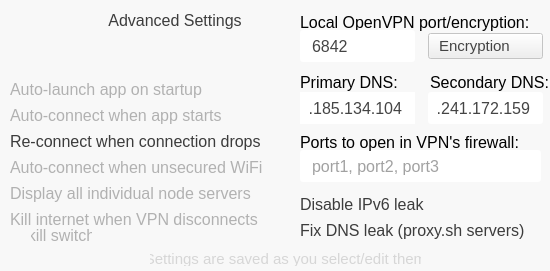
<?xml version="1.0" encoding="UTF-8"?>
<ui version="4.0">
 <class>Scr_Settings</class>
 <widget class="QDialog" name="Scr_Settings">
  <property name="geometry">
   <rect>
    <x>0</x>
    <y>0</y>
    <width>550</width>
    <height>271</height>
   </rect>
  </property>
  <property name="windowTitle">
   <string>Safejumper</string>
  </property>
  <widget class="QFrame" name="frame">
   <property name="geometry">
    <rect>
     <x>0</x>
     <y>0</y>
     <width>551</width>
     <height>271</height>
    </rect>
   </property>
   <property name="styleSheet">
    <string notr="true">QFrame
{
	background-color: #f8f8f8;
	border: 0;
}</string>
   </property>
   <property name="frameShape">
    <enum>QFrame::StyledPanel</enum>
   </property>
   <property name="frameShadow">
    <enum>QFrame::Raised</enum>
   </property>
   <widget class="QPushButton" name="b_AdvSettings">
    <property name="geometry">
     <rect>
      <x>90</x>
      <y>6</y>
      <width>170</width>
      <height>28</height>
     </rect>
    </property>
    <property name="font">
     <font>
      <family>Helvetica Neue</family>
      <pointsize>12</pointsize>
     </font>
    </property>
    <property name="focusPolicy">
     <enum>Qt::NoFocus</enum>
    </property>
    <property name="styleSheet">
     <string notr="true">QPushButton
{
	border:0px;
color: #3c3c3c;
background: transparent;
border-image: url(:/imgs/b-adv-settings.png);
}</string>
    </property>
    <property name="text">
     <string>Advanced Settings</string>
    </property>
   </widget>
   <widget class="QPushButton" name="b_Showlogs">
    <property name="geometry">
     <rect>
      <x>90</x>
      <y>40</y>
      <width>80</width>
      <height>25</height>
     </rect>
    </property>
    <property name="cursor">
     <cursorShape>PointingHandCursor</cursorShape>
    </property>
    <property name="focusPolicy">
     <enum>Qt::NoFocus</enum>
    </property>
    <property name="styleSheet">
     <string notr="true">QPushButton
{
	border:0px;
	color: #ffffff;
	border-image: url(:/imgs/b-showlogs-norm.png);
}
QPushButton:hover:!pressed
{
	border-image: url(:/imgs/b-showlogs-hover.png);
}
QPushButton:pressed
{
	border-image: url(:/imgs/b-showlogs-pressed.png);
}</string>
    </property>
    <property name="text">
     <string/>
    </property>
   </widget>
   <widget class="QPushButton" name="b_Update">
    <property name="geometry">
     <rect>
      <x>180</x>
      <y>40</y>
      <width>80</width>
      <height>25</height>
     </rect>
    </property>
    <property name="cursor">
     <cursorShape>PointingHandCursor</cursorShape>
    </property>
    <property name="focusPolicy">
     <enum>Qt::NoFocus</enum>
    </property>
    <property name="styleSheet">
     <string notr="true">QPushButton
{
	border:0px;
	color: #ffffff;
	border-image: url(:/imgs/b-update-norm.png);
}
QPushButton:hover:!pressed
{
	border-image: url(:/imgs/b-update-hover.png);
}
QPushButton:pressed
{
	border-image: url(:/imgs/b-update-pressed.png);
}</string>
    </property>
    <property name="text">
     <string/>
    </property>
   </widget>
   <widget class="QPushButton" name="cb_Startup">
    <property name="enabled">
     <bool>true</bool>
    </property>
    <property name="geometry">
     <rect>
      <x>10</x>
      <y>80</y>
      <width>255</width>
      <height>18</height>
     </rect>
    </property>
    <property name="font">
     <font>
      <family>Helvetica Neue</family>
      <pointsize>12</pointsize>
     </font>
    </property>
    <property name="cursor">
     <cursorShape>PointingHandCursor</cursorShape>
    </property>
    <property name="focusPolicy">
     <enum>Qt::NoFocus</enum>
    </property>
    <property name="styleSheet">
     <string notr="true">QPushButton
{
	border:0px;
	color: #b1b1b1;
border-image: url(:/imgs/cb-row-norm.png);

image-position: left;
text-align: left;
}
QPushButton:checked
{
color: #3c3c3c;
border-image: url(:/imgs/cb-row-checked.png);
}
</string>
    </property>
    <property name="text">
     <string>Auto-launch app on startup</string>
    </property>
    <property name="icon">
     <iconset resource="imgs.qrc">
      <normaloff>:/imgs/cb-empty.png</normaloff>:/imgs/cb-empty.png</iconset>
    </property>
    <property name="iconSize">
     <size>
      <width>17</width>
      <height>17</height>
     </size>
    </property>
    <property name="checkable">
     <bool>true</bool>
    </property>
    <property name="checked">
     <bool>false</bool>
    </property>
   </widget>
   <widget class="QPushButton" name="b_LogoBack">
    <property name="geometry">
     <rect>
      <x>6</x>
      <y>10</y>
      <width>71</width>
      <height>57</height>
     </rect>
    </property>
    <property name="cursor">
     <cursorShape>PointingHandCursor</cursorShape>
    </property>
    <property name="focusPolicy">
     <enum>Qt::NoFocus</enum>
    </property>
    <property name="styleSheet">
     <string notr="true">QPushButton
{
	border:0px;
	color: #ff0000;
background: transparent;
border-image: url(:/imgs/logo3-norm.png);
}
QPushButton:hover
{
border-image: url(:/imgs/logo3.png);
}</string>
    </property>
    <property name="text">
     <string/>
    </property>
   </widget>
   <widget class="QLabel" name="L_Bottom">
    <property name="geometry">
     <rect>
      <x>150</x>
      <y>250</y>
      <width>271</width>
      <height>16</height>
     </rect>
    </property>
    <property name="font">
     <font>
      <pointsize>11</pointsize>
     </font>
    </property>
    <property name="styleSheet">
     <string notr="true">QLabel
{
color: #d6d6d6;
padding: 0;
margin: 0;
background: transparent;
}</string>
    </property>
    <property name="text">
     <string>Settings are saved as you select/edit them</string>
    </property>
    <property name="alignment">
     <set>Qt::AlignHCenter|Qt::AlignTop</set>
    </property>
   </widget>
   <widget class="QGraphicsView" name="vline_1">
    <property name="geometry">
     <rect>
      <x>280</x>
      <y>5</y>
      <width>2</width>
      <height>240</height>
     </rect>
    </property>
    <property name="styleSheet">
     <string notr="true">QGraphicsView
{
	border-image: url(:/imgs/v-line-settings.png);
}</string>
    </property>
    <property name="interactive">
     <bool>false</bool>
    </property>
   </widget>
   <widget class="QPushButton" name="cb_AutoConnect">
    <property name="enabled">
     <bool>true</bool>
    </property>
    <property name="geometry">
     <rect>
      <x>10</x>
      <y>106</y>
      <width>255</width>
      <height>18</height>
     </rect>
    </property>
    <property name="font">
     <font>
      <family>Helvetica Neue</family>
      <pointsize>12</pointsize>
     </font>
    </property>
    <property name="cursor">
     <cursorShape>PointingHandCursor</cursorShape>
    </property>
    <property name="focusPolicy">
     <enum>Qt::NoFocus</enum>
    </property>
    <property name="styleSheet">
     <string notr="true">QPushButton
{
	border:0px;
	color: #b1b1b1;
border-image: url(:/imgs/cb-row-norm.png);

image-position: left;
text-align: left;
}
QPushButton:checked
{
color: #3c3c3c;
border-image: url(:/imgs/cb-row-checked.png);
}
</string>
    </property>
    <property name="text">
     <string>Auto-connect when app starts</string>
    </property>
    <property name="icon">
     <iconset resource="imgs.qrc">
      <normaloff>:/imgs/cb-empty.png</normaloff>:/imgs/cb-empty.png</iconset>
    </property>
    <property name="iconSize">
     <size>
      <width>17</width>
      <height>17</height>
     </size>
    </property>
    <property name="checkable">
     <bool>true</bool>
    </property>
    <property name="checked">
     <bool>false</bool>
    </property>
   </widget>
   <widget class="QPushButton" name="cb_Reconnect">
    <property name="enabled">
     <bool>true</bool>
    </property>
    <property name="geometry">
     <rect>
      <x>10</x>
      <y>132</y>
      <width>255</width>
      <height>18</height>
     </rect>
    </property>
    <property name="font">
     <font>
      <family>Helvetica Neue</family>
      <pointsize>12</pointsize>
     </font>
    </property>
    <property name="cursor">
     <cursorShape>PointingHandCursor</cursorShape>
    </property>
    <property name="focusPolicy">
     <enum>Qt::NoFocus</enum>
    </property>
    <property name="styleSheet">
     <string notr="true">QPushButton
{
	border:0px;
	color: #b1b1b1;
border-image: url(:/imgs/cb-row-norm.png);

image-position: left;
text-align: left;
}
QPushButton:checked
{
color: #3c3c3c;
border-image: url(:/imgs/cb-row-checked.png);
}
</string>
    </property>
    <property name="text">
     <string>Re-connect when connection drops</string>
    </property>
    <property name="icon">
     <iconset resource="imgs.qrc">
      <normaloff>:/imgs/cb-empty.png</normaloff>:/imgs/cb-empty.png</iconset>
    </property>
    <property name="iconSize">
     <size>
      <width>17</width>
      <height>17</height>
     </size>
    </property>
    <property name="checkable">
     <bool>true</bool>
    </property>
    <property name="checked">
     <bool>true</bool>
    </property>
   </widget>
   <widget class="QPushButton" name="cb_InsecureWiFi">
    <property name="enabled">
     <bool>true</bool>
    </property>
    <property name="geometry">
     <rect>
      <x>10</x>
      <y>158</y>
      <width>255</width>
      <height>18</height>
     </rect>
    </property>
    <property name="font">
     <font>
      <family>Helvetica Neue</family>
      <pointsize>12</pointsize>
      <strikeout>false</strikeout>
      <kerning>true</kerning>
     </font>
    </property>
    <property name="cursor">
     <cursorShape>PointingHandCursor</cursorShape>
    </property>
    <property name="focusPolicy">
     <enum>Qt::NoFocus</enum>
    </property>
    <property name="styleSheet">
     <string notr="true">QPushButton
{
	border:0px;
	color: #b1b1b1;
border-image: url(:/imgs/cb-row-norm.png);

image-position: left;
text-align: left;
}
QPushButton:checked
{
color: #3c3c3c;
border-image: url(:/imgs/cb-row-checked.png);
}
</string>
    </property>
    <property name="text">
     <string>Auto-connect when unsecured WiFi</string>
    </property>
    <property name="icon">
     <iconset resource="imgs.qrc">
      <normaloff>:/imgs/cb-empty.png</normaloff>:/imgs/cb-empty.png</iconset>
    </property>
    <property name="iconSize">
     <size>
      <width>17</width>
      <height>17</height>
     </size>
    </property>
    <property name="checkable">
     <bool>true</bool>
    </property>
    <property name="checked">
     <bool>false</bool>
    </property>
   </widget>
   <widget class="QPushButton" name="cb_ShowNodes">
    <property name="enabled">
     <bool>true</bool>
    </property>
    <property name="geometry">
     <rect>
      <x>10</x>
      <y>184</y>
      <width>255</width>
      <height>18</height>
     </rect>
    </property>
    <property name="font">
     <font>
      <family>Helvetica Neue</family>
      <pointsize>12</pointsize>
     </font>
    </property>
    <property name="cursor">
     <cursorShape>PointingHandCursor</cursorShape>
    </property>
    <property name="focusPolicy">
     <enum>Qt::NoFocus</enum>
    </property>
    <property name="styleSheet">
     <string notr="true">QPushButton
{
	border:0px;
	color: #b1b1b1;
border-image: url(:/imgs/cb-row-norm.png);

image-position: left;
text-align: left;
}
QPushButton:checked
{
color: #3c3c3c;
border-image: url(:/imgs/cb-row-checked.png);
}
</string>
    </property>
    <property name="text">
     <string>Display all individual node servers</string>
    </property>
    <property name="icon">
     <iconset resource="imgs.qrc">
      <normaloff>:/imgs/cb-empty.png</normaloff>:/imgs/cb-empty.png</iconset>
    </property>
    <property name="iconSize">
     <size>
      <width>17</width>
      <height>17</height>
     </size>
    </property>
    <property name="checkable">
     <bool>true</bool>
    </property>
    <property name="checked">
     <bool>false</bool>
    </property>
   </widget>
   <widget class="QPushButton" name="cb_BlockOnDisconnect">
    <property name="enabled">
     <bool>true</bool>
    </property>
    <property name="geometry">
     <rect>
      <x>10</x>
      <y>210</y>
      <width>255</width>
      <height>18</height>
     </rect>
    </property>
    <property name="font">
     <font>
      <family>Helvetica Neue</family>
      <pointsize>12</pointsize>
     </font>
    </property>
    <property name="cursor">
     <cursorShape>PointingHandCursor</cursorShape>
    </property>
    <property name="focusPolicy">
     <enum>Qt::NoFocus</enum>
    </property>
    <property name="styleSheet">
     <string notr="true">QPushButton
{
	border:0px;
	color: #b1b1b1;
border-image: url(:/imgs/cb-row-norm.png);

image-position: left;
text-align: left;
}
QPushButton:checked
{
color: #3c3c3c;
border-image: url(:/imgs/cb-row-checked.png);
}</string>
    </property>
    <property name="text">
     <string>Kill internet when VPN disconnects</string>
    </property>
    <property name="icon">
     <iconset resource="imgs.qrc">
      <normaloff>:/imgs/cb-empty.png</normaloff>:/imgs/cb-empty.png</iconset>
    </property>
    <property name="iconSize">
     <size>
      <width>17</width>
      <height>17</height>
     </size>
    </property>
    <property name="checkable">
     <bool>true</bool>
    </property>
    <property name="checked">
     <bool>false</bool>
    </property>
   </widget>
   <widget class="QFrame" name="frame_2">
    <property name="geometry">
     <rect>
      <x>300</x>
      <y>10</y>
      <width>251</width>
      <height>241</height>
     </rect>
    </property>
    <property name="styleSheet">
     <string notr="true">QFrame
{
	background-color: #f8f8f8;
	border: 0;
}</string>
    </property>
    <property name="frameShape">
     <enum>QFrame::StyledPanel</enum>
    </property>
    <property name="frameShadow">
     <enum>QFrame::Raised</enum>
    </property>
    <widget class="QPushButton" name="cb_DisableIpv6">
     <property name="enabled">
      <bool>true</bool>
     </property>
     <property name="geometry">
      <rect>
       <x>0</x>
       <y>185</y>
       <width>255</width>
       <height>18</height>
      </rect>
     </property>
     <property name="font">
      <font>
       <family>Helvetica Neue</family>
       <pointsize>12</pointsize>
      </font>
     </property>
     <property name="cursor">
      <cursorShape>PointingHandCursor</cursorShape>
     </property>
     <property name="focusPolicy">
      <enum>Qt::NoFocus</enum>
     </property>
     <property name="styleSheet">
      <string notr="true">QPushButton
{
	border:0px;
	color: #b1b1b1;
border-image: url(:/imgs/cb-row-norm.png);

image-position: left;
text-align: left;
}
QPushButton:checked
{
color: #3c3c3c;
border-image: url(:/imgs/cb-row-checked.png);
}
</string>
     </property>
     <property name="text">
      <string>Disable IPv6 leak</string>
     </property>
     <property name="icon">
      <iconset resource="imgs.qrc">
       <normaloff>:/imgs/cb-empty.png</normaloff>:/imgs/cb-empty.png</iconset>
     </property>
     <property name="iconSize">
      <size>
       <width>17</width>
       <height>17</height>
      </size>
     </property>
     <property name="checkable">
      <bool>true</bool>
     </property>
     <property name="checked">
      <bool>true</bool>
     </property>
    </widget>
    <widget class="QPushButton" name="cb_FixDnsLeak">
     <property name="enabled">
      <bool>true</bool>
     </property>
     <property name="geometry">
      <rect>
       <x>0</x>
       <y>211</y>
       <width>255</width>
       <height>18</height>
      </rect>
     </property>
     <property name="font">
      <font>
       <family>Helvetica Neue</family>
       <pointsize>12</pointsize>
      </font>
     </property>
     <property name="cursor">
      <cursorShape>PointingHandCursor</cursorShape>
     </property>
     <property name="focusPolicy">
      <enum>Qt::NoFocus</enum>
     </property>
     <property name="styleSheet">
      <string notr="true">QPushButton
{
	border:0px;
	color: #b1b1b1;
border-image: url(:/imgs/cb-row-norm.png);

image-position: left;
text-align: left;
}
QPushButton:checked
{
color: #3c3c3c;
border-image: url(:/imgs/cb-row-checked.png);
}
</string>
     </property>
     <property name="text">
      <string>Fix DNS leak (proxy.sh servers)</string>
     </property>
     <property name="icon">
      <iconset resource="imgs.qrc">
       <normaloff>:/imgs/cb-empty.png</normaloff>:/imgs/cb-empty.png</iconset>
     </property>
     <property name="iconSize">
      <size>
       <width>17</width>
       <height>17</height>
      </size>
     </property>
     <property name="checkable">
      <bool>true</bool>
     </property>
     <property name="checked">
      <bool>true</bool>
     </property>
    </widget>
    <widget class="QLabel" name="L_Country">
     <property name="geometry">
      <rect>
       <x>0</x>
       <y>3</y>
       <width>241</width>
       <height>20</height>
      </rect>
     </property>
     <property name="font">
      <font>
       <family>Helvetica Neue</family>
       <pointsize>12</pointsize>
       <weight>50</weight>
       <bold>false</bold>
      </font>
     </property>
     <property name="styleSheet">
      <string notr="true">QLabel
{
background: transparent;
}</string>
     </property>
     <property name="text">
      <string>Local OpenVPN port/encryption:</string>
     </property>
     <property name="alignment">
      <set>Qt::AlignLeading|Qt::AlignLeft|Qt::AlignTop</set>
     </property>
    </widget>
    <widget class="QLineEdit" name="e_LocalPort">
     <property name="geometry">
      <rect>
       <x>0</x>
       <y>20</y>
       <width>115</width>
       <height>32</height>
      </rect>
     </property>
     <property name="font">
      <font>
       <family>Helvetica Neue</family>
       <pointsize>12</pointsize>
      </font>
     </property>
     <property name="toolTipDuration">
      <number>-5</number>
     </property>
     <property name="autoFillBackground">
      <bool>false</bool>
     </property>
     <property name="styleSheet">
      <string notr="true">QLineEdit
{
border-radius: 3px;
padding: 2px 10px 2px 10px;
border: 0 transparent #b8d4e9;
color: #444444;
border-image: url(:/imgs/e-ip-inactive.png);
}
QLineEdit:focus
{
border-image: url(:/imgs/e-ip-active.png);
}</string>
     </property>
     <property name="text">
      <string>6842</string>
     </property>
     <property name="placeholderText">
      <string>port</string>
     </property>
    </widget>
    <widget class="QComboBox" name="dd_Encryption">
     <property name="enabled">
      <bool>false</bool>
     </property>
     <property name="geometry">
      <rect>
       <x>128</x>
       <y>23</y>
       <width>115</width>
       <height>26</height>
      </rect>
     </property>
     <property name="font">
      <font>
       <family>Helvetica Neue</family>
       <pointsize>11</pointsize>
      </font>
     </property>
     <property name="styleSheet">
      <string notr="true">QComboBox
{
color: #444444;

border-image: url(:/imgs/dd-encryption.png);
}
QComboBox QAbstractItemView 
{
subcontrol-origin: margin;
subcontrol-position: top left;
}
QComboBox::drop-down 
{
width: 25px;
border-top-right-radius: 3px;
border-bottom-right-radius: 3px;
}
QComboBox::down-arrow 
{
image: none;
width: 25px;
height: 25px;
}
QComboBox::down-arrow:hover
{
image: none;
width: 25px;
height: 25px;
}

QComboBox {
	padding-left: 10px;
	padding-right: 0px; /* space for the arrow */
}

QComboBox::drop-down {
	subcontrol-origin: top;
	subcontrol-position: top right;
	width: 0px;
	border-style: none;
	border-image: none;
}
</string>
     </property>
     <item>
      <property name="text">
       <string>Encryption</string>
      </property>
     </item>
    </widget>
    <widget class="QLineEdit" name="e_PrimaryDns">
     <property name="geometry">
      <rect>
       <x>0</x>
       <y>82</y>
       <width>115</width>
       <height>32</height>
      </rect>
     </property>
     <property name="font">
      <font>
       <family>Helvetica Neue</family>
       <pointsize>12</pointsize>
      </font>
     </property>
     <property name="toolTipDuration">
      <number>-5</number>
     </property>
     <property name="autoFillBackground">
      <bool>false</bool>
     </property>
     <property name="styleSheet">
      <string notr="true">QLineEdit
{
padding: 2px 10px 2px 10px;
border: 0 transparent #b8d4e9;
color: #444444;
border-image: url(:/imgs/e-ip-inactive.png);
}
QLineEdit:focus
{
border-image: url(:/imgs/e-ip-active.png);
}</string>
     </property>
     <property name="inputMask">
      <string notr="true"/>
     </property>
     <property name="text">
      <string notr="true">146.185.134.104</string>
     </property>
     <property name="placeholderText">
      <string>___.___.___.___</string>
     </property>
    </widget>
    <widget class="QLabel" name="L_Country_2">
     <property name="geometry">
      <rect>
       <x>0</x>
       <y>63</y>
       <width>121</width>
       <height>20</height>
      </rect>
     </property>
     <property name="font">
      <font>
       <family>Helvetica Neue</family>
       <pointsize>12</pointsize>
       <weight>50</weight>
       <bold>false</bold>
      </font>
     </property>
     <property name="styleSheet">
      <string notr="true">QLabel
{
background: transparent;
}</string>
     </property>
     <property name="text">
      <string>Primary DNS:</string>
     </property>
     <property name="alignment">
      <set>Qt::AlignLeading|Qt::AlignLeft|Qt::AlignTop</set>
     </property>
    </widget>
    <widget class="QLineEdit" name="e_SecondaryDns">
     <property name="geometry">
      <rect>
       <x>128</x>
       <y>82</y>
       <width>115</width>
       <height>32</height>
      </rect>
     </property>
     <property name="font">
      <font>
       <family>Helvetica Neue</family>
       <pointsize>12</pointsize>
      </font>
     </property>
     <property name="toolTipDuration">
      <number>-5</number>
     </property>
     <property name="autoFillBackground">
      <bool>false</bool>
     </property>
     <property name="styleSheet">
      <string notr="true">QLineEdit
{
border-radius: 3px;
padding: 2px 10px 2px 10px;
border: 0 transparent #b8d4e9;
color: #444444;
border-image: url(:/imgs/e-ip-inactive.png);
}
QLineEdit:focus
{
border-image: url(:/imgs/e-ip-active.png);
}</string>
     </property>
     <property name="inputMask">
      <string notr="true"/>
     </property>
     <property name="text">
      <string notr="true">192.241.172.159</string>
     </property>
     <property name="placeholderText">
      <string>___.___.___.___</string>
     </property>
    </widget>
    <widget class="QLabel" name="L_Country_3">
     <property name="geometry">
      <rect>
       <x>130</x>
       <y>63</y>
       <width>121</width>
       <height>20</height>
      </rect>
     </property>
     <property name="font">
      <font>
       <family>Helvetica Neue</family>
       <pointsize>12</pointsize>
       <weight>50</weight>
       <bold>false</bold>
      </font>
     </property>
     <property name="styleSheet">
      <string notr="true">QLabel
{
background: transparent;
}</string>
     </property>
     <property name="text">
      <string>Secondary DNS:</string>
     </property>
     <property name="alignment">
      <set>Qt::AlignLeading|Qt::AlignLeft|Qt::AlignTop</set>
     </property>
    </widget>
    <widget class="QLineEdit" name="e_Ports">
     <property name="geometry">
      <rect>
       <x>0</x>
       <y>140</y>
       <width>241</width>
       <height>32</height>
      </rect>
     </property>
     <property name="font">
      <font>
       <family>Helvetica Neue</family>
       <pointsize>12</pointsize>
      </font>
     </property>
     <property name="toolTipDuration">
      <number>-5</number>
     </property>
     <property name="autoFillBackground">
      <bool>false</bool>
     </property>
     <property name="styleSheet">
      <string notr="true">QLineEdit
{
border-radius: 3px;
padding: 2px 10px 2px 10px;
border: 0 transparent #b8d4e9;
color: #444444;

border-image: url(:/imgs/e-inactive-241.png);
}
QLineEdit:focus
{
border-image: url(:/imgs/e-active-241.png);
}</string>
     </property>
     <property name="text">
      <string/>
     </property>
     <property name="placeholderText">
      <string>port1, port2, port3</string>
     </property>
    </widget>
    <widget class="QLabel" name="L_Country_4">
     <property name="geometry">
      <rect>
       <x>0</x>
       <y>123</y>
       <width>241</width>
       <height>20</height>
      </rect>
     </property>
     <property name="font">
      <font>
       <family>Helvetica Neue</family>
       <pointsize>12</pointsize>
       <weight>50</weight>
       <bold>false</bold>
      </font>
     </property>
     <property name="styleSheet">
      <string notr="true">QLabel
{
background: transparent;
}</string>
     </property>
     <property name="text">
      <string>Ports to open in VPN's firewall:</string>
     </property>
     <property name="alignment">
      <set>Qt::AlignLeading|Qt::AlignLeft|Qt::AlignTop</set>
     </property>
    </widget>
    <widget class="QListView" name="lv_Encryption">
     <property name="geometry">
      <rect>
       <x>-10</x>
       <y>300</y>
       <width>256</width>
       <height>192</height>
      </rect>
     </property>
     <property name="font">
      <font>
       <family>Helvetica Neue</family>
       <pointsize>11</pointsize>
      </font>
     </property>
     <property name="styleSheet">
      <string notr="true">QListView
{
background: solid #f7f7f7;
}
QListView::item 
{
color: #202020;
height: 24;
border-image: url(:/imgs/dd-row.png);
background: solid #f7f7f7;
}
QListView::item:selected
{
border-image: url(:/imgs/dd-encryption-selection.png);
}</string>
     </property>
    </widget>
   </widget>
   <widget class="QPushButton" name="b_BlockOnDisconnect_Line2">
    <property name="enabled">
     <bool>true</bool>
    </property>
    <property name="geometry">
     <rect>
      <x>31</x>
      <y>225</y>
      <width>61</width>
      <height>20</height>
     </rect>
    </property>
    <property name="font">
     <font>
      <family>Helvetica Neue</family>
      <pointsize>12</pointsize>
     </font>
    </property>
    <property name="cursor">
     <cursorShape>PointingHandCursor</cursorShape>
    </property>
    <property name="focusPolicy">
     <enum>Qt::NoFocus</enum>
    </property>
    <property name="styleSheet">
     <string notr="true">QPushButton
{
border:0px;
color: #b1b1b1;
background: transparent;
}
QPushButton:checked
{
color: #3c3c3c;
}</string>
    </property>
    <property name="text">
     <string>(kill switch)</string>
    </property>
    <property name="checkable">
     <bool>true</bool>
    </property>
    <property name="checked">
     <bool>false</bool>
    </property>
   </widget>
  </widget>
 </widget>
 <resources>
  <include location="imgs.qrc"/>
 </resources>
 <connections>
  <connection>
   <sender>b_LogoBack</sender>
   <signal>clicked()</signal>
   <receiver>Scr_Settings</receiver>
   <slot>ToScr_Connect()</slot>
   <hints>
    <hint type="sourcelabel">
     <x>41</x>
     <y>38</y>
    </hint>
    <hint type="destinationlabel">
     <x>274</x>
     <y>135</y>
    </hint>
   </hints>
  </connection>
  <connection>
   <sender>cb_BlockOnDisconnect</sender>
   <signal>toggled(bool)</signal>
   <receiver>Scr_Settings</receiver>
   <slot>Toggle_BlockOnDisconnect_Line2(bool)</slot>
   <hints>
    <hint type="sourcelabel">
     <x>137</x>
     <y>218</y>
    </hint>
    <hint type="destinationlabel">
     <x>61</x>
     <y>234</y>
    </hint>
   </hints>
  </connection>
  <connection>
   <sender>b_BlockOnDisconnect_Line2</sender>
   <signal>toggled(bool)</signal>
   <receiver>Scr_Settings</receiver>
   <slot>Toggle_cb_BlockOnDisconnect(bool)</slot>
   <hints>
    <hint type="sourcelabel">
     <x>61</x>
     <y>234</y>
    </hint>
    <hint type="destinationlabel">
     <x>274</x>
     <y>135</y>
    </hint>
   </hints>
  </connection>
  <connection>
   <sender>e_PrimaryDns</sender>
   <signal>editingFinished()</signal>
   <receiver>Scr_Settings</receiver>
   <slot>Validate_e_Dns()</slot>
   <hints>
    <hint type="sourcelabel">
     <x>357</x>
     <y>115</y>
    </hint>
    <hint type="destinationlabel">
     <x>274</x>
     <y>135</y>
    </hint>
   </hints>
  </connection>
  <connection>
   <sender>e_SecondaryDns</sender>
   <signal>editingFinished()</signal>
   <receiver>Scr_Settings</receiver>
   <slot>Validate_e_SecondaryDns()</slot>
   <hints>
    <hint type="sourcelabel">
     <x>485</x>
     <y>115</y>
    </hint>
    <hint type="destinationlabel">
     <x>274</x>
     <y>135</y>
    </hint>
   </hints>
  </connection>
  <connection>
   <sender>b_Showlogs</sender>
   <signal>clicked()</signal>
   <receiver>Scr_Settings</receiver>
   <slot>ToScr_Logs()</slot>
   <hints>
    <hint type="sourcelabel">
     <x>129</x>
     <y>52</y>
    </hint>
    <hint type="destinationlabel">
     <x>274</x>
     <y>135</y>
    </hint>
   </hints>
  </connection>
  <connection>
   <sender>e_LocalPort</sender>
   <signal>editingFinished()</signal>
   <receiver>Scr_Settings</receiver>
   <slot>Validate_e_LocalPort()</slot>
   <hints>
    <hint type="sourcelabel">
     <x>357</x>
     <y>45</y>
    </hint>
    <hint type="destinationlabel">
     <x>274</x>
     <y>135</y>
    </hint>
   </hints>
  </connection>
  <connection>
   <sender>e_Ports</sender>
   <signal>editingFinished()</signal>
   <receiver>Scr_Settings</receiver>
   <slot>Validate_e_Ports()</slot>
   <hints>
    <hint type="sourcelabel">
     <x>420</x>
     <y>165</y>
    </hint>
    <hint type="destinationlabel">
     <x>274</x>
     <y>135</y>
    </hint>
   </hints>
  </connection>
  <connection>
   <sender>cb_Startup</sender>
   <signal>toggled(bool)</signal>
   <receiver>Scr_Settings</receiver>
   <slot>Toggle_cb_Startup(bool)</slot>
   <hints>
    <hint type="sourcelabel">
     <x>137</x>
     <y>88</y>
    </hint>
    <hint type="destinationlabel">
     <x>274</x>
     <y>135</y>
    </hint>
   </hints>
  </connection>
  <connection>
   <sender>cb_AutoConnect</sender>
   <signal>toggled(bool)</signal>
   <receiver>Scr_Settings</receiver>
   <slot>Toggle_cb_AutoConnect(bool)</slot>
   <hints>
    <hint type="sourcelabel">
     <x>137</x>
     <y>114</y>
    </hint>
    <hint type="destinationlabel">
     <x>274</x>
     <y>135</y>
    </hint>
   </hints>
  </connection>
  <connection>
   <sender>cb_Reconnect</sender>
   <signal>toggled(bool)</signal>
   <receiver>Scr_Settings</receiver>
   <slot>Toggle_cb_Reconnect(bool)</slot>
   <hints>
    <hint type="sourcelabel">
     <x>137</x>
     <y>140</y>
    </hint>
    <hint type="destinationlabel">
     <x>274</x>
     <y>135</y>
    </hint>
   </hints>
  </connection>
  <connection>
   <sender>cb_InsecureWiFi</sender>
   <signal>toggled(bool)</signal>
   <receiver>Scr_Settings</receiver>
   <slot>Toggle_cb_InsecureWiFi(bool)</slot>
   <hints>
    <hint type="sourcelabel">
     <x>137</x>
     <y>166</y>
    </hint>
    <hint type="destinationlabel">
     <x>274</x>
     <y>135</y>
    </hint>
   </hints>
  </connection>
  <connection>
   <sender>cb_ShowNodes</sender>
   <signal>toggled(bool)</signal>
   <receiver>Scr_Settings</receiver>
   <slot>Toggle_cb_ShowNodes(bool)</slot>
   <hints>
    <hint type="sourcelabel">
     <x>137</x>
     <y>192</y>
    </hint>
    <hint type="destinationlabel">
     <x>274</x>
     <y>135</y>
    </hint>
   </hints>
  </connection>
  <connection>
   <sender>cb_DisableIpv6</sender>
   <signal>toggled(bool)</signal>
   <receiver>Scr_Settings</receiver>
   <slot>Toggle_cb_DisableIpv6(bool)</slot>
   <hints>
    <hint type="sourcelabel">
     <x>427</x>
     <y>203</y>
    </hint>
    <hint type="destinationlabel">
     <x>274</x>
     <y>135</y>
    </hint>
   </hints>
  </connection>
  <connection>
   <sender>cb_FixDnsLeak</sender>
   <signal>toggled(bool)</signal>
   <receiver>Scr_Settings</receiver>
   <slot>Toggle_cb_FixDnsLeak(bool)</slot>
   <hints>
    <hint type="sourcelabel">
     <x>427</x>
     <y>229</y>
    </hint>
    <hint type="destinationlabel">
     <x>274</x>
     <y>135</y>
    </hint>
   </hints>
  </connection>
  <connection>
   <sender>dd_Encryption</sender>
   <signal>currentIndexChanged(int)</signal>
   <receiver>Scr_Settings</receiver>
   <slot>Changed_dd_Encryption(int)</slot>
   <hints>
    <hint type="sourcelabel">
     <x>485</x>
     <y>45</y>
    </hint>
    <hint type="destinationlabel">
     <x>274</x>
     <y>135</y>
    </hint>
   </hints>
  </connection>
  <connection>
   <sender>b_Update</sender>
   <signal>clicked()</signal>
   <receiver>Scr_Settings</receiver>
   <slot>Clicked_Update()</slot>
   <hints>
    <hint type="sourcelabel">
     <x>219</x>
     <y>52</y>
    </hint>
    <hint type="destinationlabel">
     <x>274</x>
     <y>135</y>
    </hint>
   </hints>
  </connection>
 </connections>
</ui>
